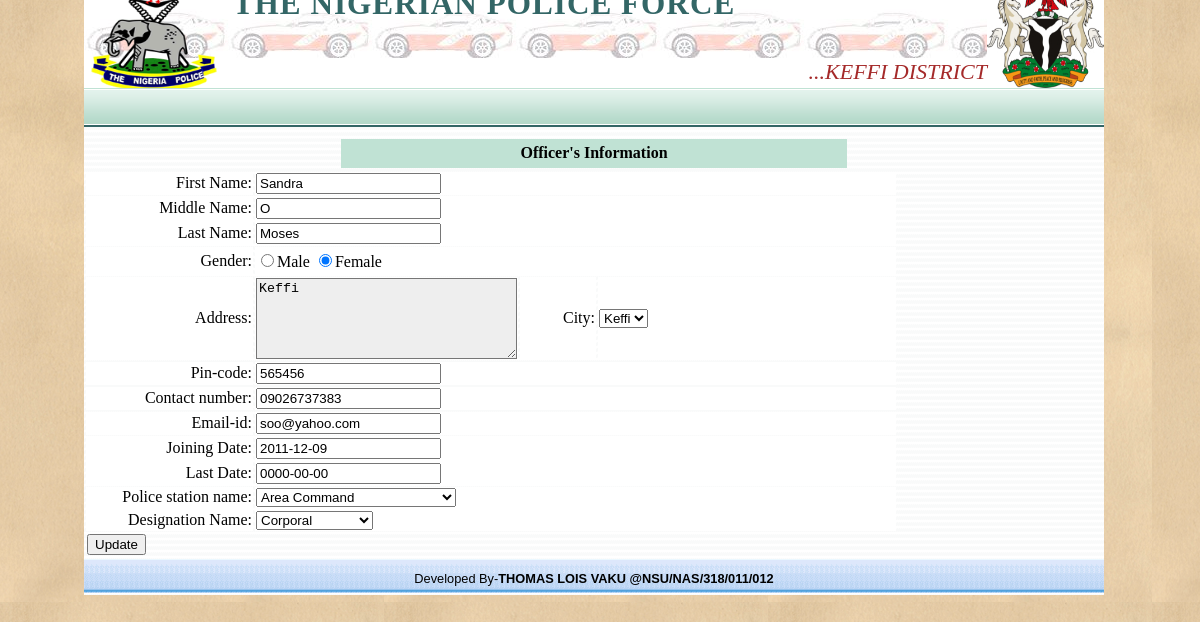
/editofficer.php?username=sandy, run on the app's committed database.
### tables this page shows
CREATE TABLE IF NOT EXISTS `mstr_officer` (
  `username` varchar(45) NOT NULL,
  `Jdate` date NOT NULL,
  `Ldate` date NOT NULL,
  `desi_id` int(10) unsigned NOT NULL,
  `poilcestation_id` int(10) unsigned NOT NULL,
  KEY `FK_mstr_officer_1` (`username`),
  KEY `FK_mstr_officer_2` (`desi_id`),
  KEY `FK_mstr_officer_3` (`poilcestation_id`)
);

CREATE TABLE IF NOT EXISTS `mstr_profile` (
  `first_name` varchar(45) NOT NULL,
  `middle_name` varchar(15) NOT NULL,
  `last_name` varchar(45) NOT NULL,
  `gender` varchar(45) NOT NULL,
  `Dob` datetime DEFAULT NULL,
  `address` varchar(255) NOT NULL,
  `contact_no` varchar(45) DEFAULT NULL,
  `emailid` varchar(255) NOT NULL,
  `profile_photo` varchar(45) DEFAULT NULL,
  `username` varchar(45) NOT NULL,
  `city_id` int(10) unsigned NOT NULL,
  `id` int(10) unsigned NOT NULL AUTO_INCREMENT,
  `pincode` int(10) unsigned NOT NULL,
  `area_id` int(10) unsigned DEFAULT NULL,
  PRIMARY KEY (`id`),
  KEY `FK_mstr_profile_1` (`username`),
  KEY `FK_mstr_profile_2` (`city_id`),
  KEY `FK_mstr_profile_3` (`area_id`)
);

CREATE TABLE IF NOT EXISTS `mstr_city` (
  `city_id` int(10) unsigned NOT NULL AUTO_INCREMENT,
  `city_name` varchar(45) NOT NULL,
  PRIMARY KEY (`city_id`)
);

CREATE TABLE IF NOT EXISTS `mstr_policestation` (
  `poilcestation_id` int(10) unsigned NOT NULL AUTO_INCREMENT,
  `area_id` int(10) unsigned NOT NULL,
  `address` varchar(255) NOT NULL,
  `contact_no` int(10) unsigned NOT NULL,
  `Email_id` varchar(255) NOT NULL,
  `contact_person` varchar(45) NOT NULL,
  `starting_date` date NOT NULL,
  `policestation_name` varchar(45) NOT NULL,
  `city_id` int(10) unsigned NOT NULL,
  PRIMARY KEY (`poilcestation_id`),
  KEY `FK_mstr_policestation_1` (`area_id`),
  KEY `FK_mstr_policestation_2` (`city_id`)
);

CREATE TABLE IF NOT EXISTS `mstr_designation` (
  `desi_id` int(10) unsigned NOT NULL AUTO_INCREMENT,
  `desi_name` varchar(45) NOT NULL,
  PRIMARY KEY (`desi_id`)
);

### editofficer.php (the view, shortened to what this page needs)
<?php ob_start();
include("header.php");
$username = $_GET['username'];
$selectQuery = "select *from mstr_officer mo,mstr_profile mp where mp.username = '".$username."' and mp.username = mo.username ";
$rs = mysql_query($selectQuery);
$record = mysql_fetch_array($rs);
?>
<body>
<div id="page">
            <table width="50%"  align="center">
			<tr><td height="8" colspan="4"></td></tr>
            <tr>
                <th colspan="2" style="background-color:#C0E2D4;" height="29">Officer's Information </th>
            </tr>
<form name="frmofficer" action="updateofficer.php" method="post">
<table>
             <tr>
               <td width="165" align="right" valign="middle" bgcolor="#FFFFFF">
			     <span class="style3">First Name: </span>
               <td colspan="3" align="left" bgcolor="#FFFFFF">
                 <span class="style3">
                <input type="text" value="<?php echo $record["first_name"]; ?>" name="fname" />
                 </span></td>
             </tr>
             <tr bgcolor="#993366">
               <td align="right" valign="middle" bgcolor="#FFFFFF">
			   <span class="style19" style="color: #000000">Middle Name: </span>
               <td colspan="3" align="left" bgcolor="#FFFFFF"><span class="style15 style3">
                 <label>
                <input type="text" value="<?php echo $record["middle_name"]; ?>" name="mname" />
                 </label>
               </span></td>
             </tr>
             <tr>
               <td align="right" valign="middle" bgcolor="#FFFFFF">
			   <span class="style19" style="color: #000000">Last Name:</span>
               <td colspan="3" align="left" bgcolor="#FFFFFF"><span class="style15 style3">
                 <label>
                 <input type="text" value="<?php echo $record["last_name"]; ?>" name="lname" />
                 </label>
               </span></td>
             </tr>
             <tr bgcolor="#999999">
               <td height="28" align="right" valign="middle" bgcolor="#FFFFFF">
			   <span class="style19" style="color: #000000">Gender:</span>
               <td colspan="3" align="left" bgcolor="#FFFFFF">
                 <span class="style15 style3">
                 <label>
                   <input type="radio" name="gender" value="Male" <?php if($record["gender"]=="Male") echo "checked = 'checked'"?>>Male</label>
                 <label>
                   <input type="radio" name="gender" value="Female" <?php if($record["gender"]=="Female") echo "checked = 'checked'"?>  >Female</label>
                 </span></td>
             </tr>
             <tr>
               <td height="60" align="right" valign="middle" bgcolor="#FFFFFF">
			   <span class="style19" style="color: #000000"> Address:</span>
               <td width="207" align="left" bgcolor="#FFFFFF"><span class="style15 style3">
                 <label>
                 <TEXTAREA ROWS="5" COLS="30" name="address" id="address" style="background-color: #EEEEEE" ><?php echo $record["address"]; ?></TEXTAREA>
                 </label>
               </span></td>
               <td width="74" align="right" valign="middle" bgcolor="#FFFFFF">
			   <span class="style19" style="color: #000000">City:</span></td>
               <td width="296" align="left" bgcolor="#FFFFFF"><span class="style15 style3">
                 <select name="city" size="1"  id="city" >
				 		<?php
						  $cityQuery = "select *from mstr_city";
						  $rsCity = mysql_query($cityQuery);
						  while($rowCity = mysql_fetch_array($rsCity))
						  {
						  ?>
                  			<option value="<?php echo $rowCity['city_id']?>" <?php if($record["city_id"]==$rowCity['city_id']) echo "selected"; ?>>
							<?php echo $rowCity['city_name']?></option>
                  		<?php }?>
                 </select>
				 </span></td>
             </tr>
             <tr bgcolor="#993366">
               <td align="right" valign="middle" bgcolor="#FFFFFF">
			   <span class="style19" style="color: #000000">Pin-code:</span></td>
               <td colspan="3" align="left" bgcolor="#FFFFFF"><span class="style15 style3">
                 <input type="text" value="<?php echo $record["pincode"]; ?>" name="pincode" />
               </span></td>
             </tr>
             <tr bgcolor="#999999">
               <td align="right" valign="middle" bgcolor="#FFFFFF">
			   <span class="style19" style="color: #000000">Contact number: </span>
               <td colspan="3" align="left" bgcolor="#FFFFFF"><span class="style15 style3">
                 <label>
                 <input type="text" value="<?php echo $record["contact_no"]; ?>" name="contactno" />
                 </label>
               </span></td>
             </tr>
             <tr bgcolor="#993366">
               <td align="right" valign="middle" bgcolor="#FFFFFF">
			   <span class="style19" style="color: #000000">Email-id:</span>
               <td colspan="3" align="left" bgcolor="#FFFFFF">
			   <input type="text" value="<?php echo $record["emailid"]; ?>" name="emailid" />
             </tr>
             <tr bgcolor="#993366">
               <td align="right" valign="middle" bgcolor="#FFFFFF">
			   <span class="style19" style="color: #000000">Joining Date:</span>
               <td colspan="3" align="left" bgcolor="#FFFFFF">
			   <input type="text" value="<?php echo $record["Jdate"]; ?>" name="jdate" />
             </tr>
             <tr bgcolor="#993366">
               <td align="right" valign="middle" bgcolor="#FFFFFF">
			   <span class="style19" style="color: #000000">Last Date:</span>
               <td colspan="3" align="left" bgcolor="#FFFFFF">
			   <input type="text" value="<?php echo $record["Ldate"]; ?>" name="ldate" />
             </tr>
             <tr bgcolor="#993366">
               <td align="right" valign="middle" bgcolor="#FFFFFF">
			   <span class="style19" style="color: #000000">Police station name:</span>
               <td colspan="3" align="left" bgcolor="#FFFFFF"><span class="style15 style3">
               <select name="psname" size="1"  id="psname" >
                 <?php
						  $psQuery = "select *from mstr_policestation";
						  $rsPs = mysql_query($psQuery);
						  while($rowPs = mysql_fetch_array($rsPs))
						  {
						  ?>
                 <option value="<?php echo $rowPs['policestation_id']?>"<?php if($record["poilcestation_id"]==$rowPs['poilcestation_id']) echo "selected"; ?>>
				 <?php echo $rowPs['policestation_name']?></option>
                 <?php }?>
               </select>
               </span></td>
             </tr>
             <tr bgcolor="#993366">
               <td align="right" valign="middle" bgcolor="#FFFFFF">
			   <span class="style19" style="color: #000000">Designation Name:</span>
               <td colspan="3" align="left" bgcolor="#FFFFFF"><span class="style15 style3">
                  <select name="designation" size="1"  id="designation" >
                   <?php
						  $desigQuery = "select *from mstr_designation";
						  $rsDesig = mysql_query($desigQuery);
						  while($rowDesig = mysql_fetch_array($rsDesig))
						  {
						  ?>
                   <option value="<?php echo $rowDesig['desi_id']?>"<?php if($record["desi_id"]==$rowDesig['desi_id']) echo "selected"; ?>>
				   <?php echo $rowDesig['desi_name']?></option>
                   <?php }?>
                 </select>
               </span></td>
             </tr>
           <tr><td><input type="submit" value="Update"  /></td>
        </tr>
	</table>
	</form>
	<div id="footer">
               <p style="font-size:80%;color:#000000;"> Developed By-<b>THOMAS LOIS VAKU @</b><b>NSU/NAS/318/011/012</b></b> </p>
            </div>
</div>
</body>
</html>

### frsc.css (style rules this page uses)
body { background:url(images/web.png) repeat; }
#page { background: url("images/page.gif") repeat; }
#footer { background:url(images/as.gif) repeat-x; height:2em; color:#000080; text-align:center; padding:0.1px 5px 5px 5px; font-family:verdana,sans-serif; font-size:1em; }

### data on the page
mstr_officer: fname "Sandra", mname "O", lname "Moses", address "Keffi", pincode "565456", contactno "09026737383", emailid "soo@yahoo.com", jdate "2011-12-09", ldate "0000-00-00", psname "Area Command", designation "Corporal"
mstr_profile: gender "☐ Male", gender "☑ Female", city "Keffi"
